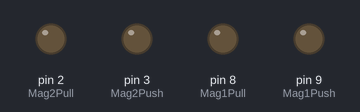
Simulated run of this sketch. Board: Arduino Uno, built with avr-gcc and run on an emulated ATmega328P. Shown: output pins drawn as LEDs (lit = HIGH). Random numbers use the default seed unless the sketch sets one; what the sketch prints to the serial monitor is not drawn.

Above: at 0.05 s.
At 4.65 s:
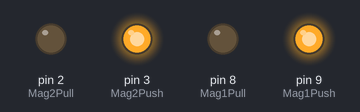
At 10.16 s:
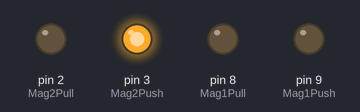
At 24.49 s:
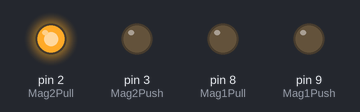
At 39.67 s:
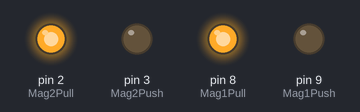
Timing chart, 0 to 40.0 s (numbered marks = the images above):
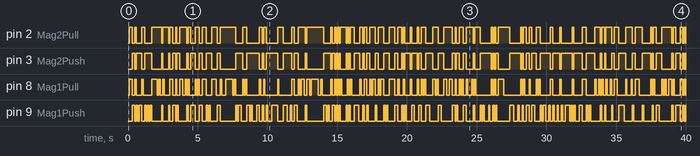

The sketch:

random_int_biled_change.ino
```cpp
int Mag1Pull = 8; //random actions
int Mag1Push = 9;

int Mag2Pull = 2; //reacts to Mag1
int Mag2Push = 3;


int IRTimer = 0;    //variables
int IRState = 0;
int IRLast = 0;
int SendMag = 0;

int rng = 0;

void setup(){
pinMode (Mag1Pull,OUTPUT);
pinMode (Mag1Push,OUTPUT);
pinMode (Mag2Pull,OUTPUT);
pinMode (Mag2Push,OUTPUT);
Serial.begin(9600);
}

void loop(){
  delay(100);
   //controls magnet 1(random actions)
   rng = random(0,3);

   if(rng == 1){  //green on
       digitalWrite(Mag1Pull,HIGH);
       digitalWrite(Mag1Push,LOW);
       SendMag = 5;
       Serial.print(rng);

   }

   if(rng == 2){  //red on
       digitalWrite(Mag1Pull,LOW);
       digitalWrite(Mag1Push,HIGH);
       SendMag = 15;
       Serial.print(rng);
   }

   if(rng == 0){  //off
      digitalWrite(Mag1Pull,LOW);
      digitalWrite(Mag1Push,LOW);
      SendMag = 0;
      Serial.print(rng);

   }


   //controls magnet 2(Reactive actions)


   if (SendMag > 0 && SendMag < 10){
       digitalWrite(Mag2Push,LOW);  //runs if signal lasted less than 10 ms but more than 0
       digitalWrite(Mag2Pull,HIGH);   // in test environment it'll just follow rng
       SendMag = 0;
   }

   if (SendMag > 10){
       digitalWrite(Mag2Push,HIGH);   //runs if signal lasted longer than 10 ms
       digitalWrite(Mag2Pull,LOW);
       SendMag = 0;
   }
  if (SendMag = 0){
    digitalWrite(Mag2Push,LOW);
    digitalWrite(Mag2Pull,LOW);
  }

   }
```

Measured:
- by itself, pin 2 (Mag2Pull): LOW → HIGH at 0.10 s, → LOW 0.20 s later, → HIGH 0.20 s later, → LOW 0.10 s later, … (130 changes in this stretch)
- by itself, pin 3 (Mag2Push): LOW → HIGH at 0.30 s, → LOW 0.20 s later, → HIGH 0.10 s later, → LOW 0.40 s later, … (129 changes in this stretch)
- by itself, pin 8 (Mag1Pull): LOW → HIGH at 0.10 s, → LOW 0.20 s later, → HIGH 0.20 s later, → LOW 0.10 s later, … (174 changes in this stretch)
- by itself, pin 9 (Mag1Push): LOW → HIGH at 0.30 s, → LOW 0.20 s later, → HIGH 0.10 s later, → LOW 0.10 s later, … (171 changes in this stretch)
